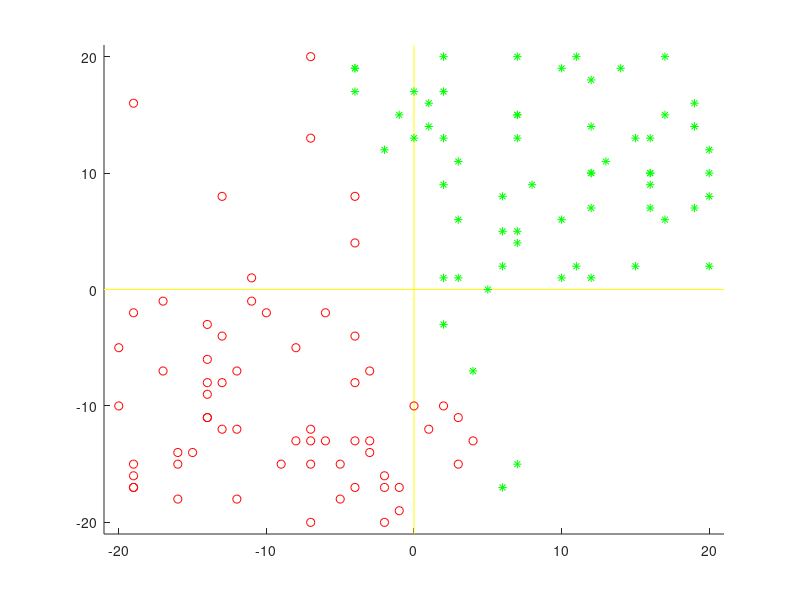

Write the MATLAB code that produced this figure. (Note: this script raises an error after producing the figure.)
function  EC_lineDivider()
clc;
close all;
%======================================
%change parameters here 
    np=6;
    parentNum=3;
    epoch=20;
    data=load('input.txt');
    
%======================================
    k=max(abs(data))
    axisSize=max(k(1),k(2))+1;
    n=size(data,1); 
    showdata(data,axisSize);
    pop=initialPopulation(np);    
    find=0;
    for iter=1:epoch        
        for i=1:np
            f(i)=fitness(pop(i), data);
        end
        bestfit(iter)=max(f);
        meanfit(iter)=mean(f);
        %------------------------------------------------------------------
        sol=findSolution(f,size(data,1));
        if (sol>0)
            showLine(pop(sol),axisSize);
            find=1;
            
            break;
        end
        %------------------------------------------------------------------
        parents=parentSelection(pop,f,parentNum);
        childeren=siblingCreator(parents);
        pop=survivorSelector(childeren,pop,data);
    end
    if (find==0)
        iter
        for i=1:np
            f(i)=fitness(pop(i), data);
        end
        [x,y]=max(f);
        showLine(pop(y),axisSize);        
    end
    figure(2);
    subplot(2,1,1);
    plot(bestfit,'--rs','LineWidth',2,'MarkerEdgeColor','k','MarkerFaceColor','g','MarkerSize',10);
    title('best fitness');
    
    subplot(2,1,2);
    plot(meanfit,'--rs','LineWidth',2,'MarkerEdgeColor','k','MarkerFaceColor','g','MarkerSize',10);
    title('mean fitness');
end
%==========================================================================
function [line]=initialPopulation(np)
    line=randi(np,1,[0,180]);
    
end
%==========================================================================
function [newLine]= mutation(line)
    newLine=line + randi(1,1,[1,10]);
end
%==========================================================================
function [newpop]=survivorSelector(childeren,current,points)
    
    np=size(current,1);
    %the k best will be selectet. remaining select base on their fitness
    k=np;
    %newpop=[];
    for i=1:np
            f(i)=fitness(current(i), points);
    end
   
    for i=np+1:np+size(childeren,2)
            f(i)=fitness(childeren(i-np), points);
    end
    i=1;
    currentNum=np;
    
    while (i<=k)
        [x,y]=max(f);
        %f(y)=[];
        f(y)=-1;
        if(y<=currentNum)
            new=current(y);   
            %current(y)=[];
            %currentNum=currentNum-1;
        else
            new=childeren(y-currentNum);
            %childeren(y-currentNum)=[];
        end
        %if (size(find(newpop==new),2)==0)  %agar tekrari nist
            newpop(i)=new;
            i=i+1;
        %end
    end
    newpop=newpop';
   
    %----------------------------------------------------------------------
%     while(i<=np && size(f,2)>0)
%         sigma=sum(f);
%         pointer=randint(1,1,[0,sigma]); 
%         j=1;
%         s=f(1);
%         while (s<pointer)
%             j=j+1;
%             s=s+f(j);
%         end
%         f(j)=[];
%         if(j<=currentNum)
%             new=current(j);   
%             current(j)=[];
%             currentNum=currentNum-1;
%         else
%             new=childeren(j-currentNum);
%             childeren(j-currentNum)=[];
%         end
%         
%         if (size(find(newpop==new),2)==0)  %agar tekrari nist
%             newpop(i)=new;
%             i=i+1;
%         end
%     end
    
    %----------------------------------------------------------------------
    
   
end
%==========================================================================
function [childeren]=siblingCreator(parents)
k=1;
for i=1:size(parents,2)
    for j=1:i-1
        childeren(k)=(parents(i)+parents(j))/2;
        % the probability of mutation is  20% for each of sibling
        if (randint(1,1,5)==0)
            childeren(k)=mutation(childeren(k));
        end
        k=k+1;
    end
end

end
%==========================================================================
function [parents]=parentSelection(current,fitness,num)
sigma=sum(fitness);
for i=1:num
    pointer=randint(1,1,[0,sigma]); 
    j=1;
    s=fitness(1);
    while (s<pointer)
        j=j+1;
        s=s+fitness(j);
    end
    parents(i)=current(j);    
end
end
%==========================================================================
function [index]=findSolution(fitness,dataNum)
    np=size(fitness,1);
    index=0;
    for i=1:np
        if (fitness(i)==dataNum)
            index=i;
            return;
        end
    end
end

%==========================================================================
function [f]=fitness(line, points)
right=[0,0];
left=[0,0];
for i=1:size(points,1) 
    deg=atand(points(i,2)/points(i,1));
    if (points(i,2)<0&&deg>0)
        deg=deg+180;
    end
    if (deg<0 && points(i,2)<0)
        deg=360+deg;
    end
    if (deg<0 && points(i,2)>0)
        deg=180+deg;
    end
    
    
    if (deg> line && deg<line +180)
        left(points(i,3))=left(points(i,3))+1;
        
    end 
    if(deg<line || deg > line + 180) 
        right(points(i,3))=right(points(i,3))+1;
    end
        
    
    
end

if (left(2)+right(1)>left(1)+right(2))
    f=left(2)+right(1);
else
    f=left(1)+right(2);
end

end
%==========================================================================
function showLine(line,axisSize)
figure(1);
hold on;
%xlim=[-1*axisSize axisSize];
%ylim=[-1*axisSize axisSize];
axis([-1*axisSize axisSize -1*axisSize axisSize]);
x=axisSize;
y=axisSize*tand(line);
plot([0,0],[-1*axisSize,axisSize],'-y');
plot([-1*axisSize,axisSize],[0,0],'-y');
plot([-1*axisSize,x],[-1*y,y],'-');
end
%==========================================================================
function showdata(points,axisSize)
figure(1);
hold on;

axis([-1*axisSize axisSize -1*axisSize axisSize]);
plot([0,0],[-1*axisSize,axisSize],'-y');
plot([-1*axisSize,axisSize],[0,0],'-y');
    for i=1:size(points,1)
        if (points(i,3)==2)
            plot(points(i,1),points(i,2),'g*');
            points(i,1);
            points(i,2);
        else
            plot(points(i,1),points(i,2),'ro');
        end
    end  
end
%==========================================================================